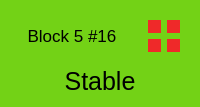
               <widget class="QWidget" name="cell_n16" native="true">
                <property name="styleSheet">
                 <string notr="true">background-color: rgb(115, 210, 22);
border-color: rgb(255, 255, 255);</string>
                </property>
                <layout class="QGridLayout" name="gridLayout_73">
                 <item row="0" column="0">
                  <widget class="QLabel" name="n16">
                   <property name="font">
                    <font>
                     <pointsize>13</pointsize>
                    </font>
                   </property>
                   <property name="text">
                    <string>Block 5 #16</string>
                   </property>
                   <property name="alignment">
                    <set>Qt::AlignCenter</set>
                   </property>
                  </widget>
                 </item>
                 <item row="0" column="1">
                  <widget class="QWidget" name="w16" native="true">
                   <property name="sizePolicy">
                    <sizepolicy hsizetype="Fixed" vsizetype="Fixed">
                     <horstretch>0</horstretch>
                     <verstretch>0</verstretch>
                    </sizepolicy>
                   </property>
                   <property name="minimumSize">
                    <size>
                     <width>50</width>
                     <height>50</height>
                    </size>
                   </property>
                   <property name="maximumSize">
                    <size>
                     <width>50</width>
                     <height>50</height>
                    </size>
                   </property>
                   <layout class="QGridLayout" name="gridLayout_74">
                    <item row="0" column="0">
                     <widget class="QWidget" name="n16_mainsys" native="true">
                      <property name="styleSheet">
                       <string notr="true">background-color: rgb(239, 41, 41);</string>
                      </property>
                     </widget>
                    </item>
                    <item row="0" column="1">
                     <widget class="QWidget" name="n16_mainradar" native="true">
                      <property name="styleSheet">
                       <string notr="true">background-color: rgb(239, 41, 41);</string>
                      </property>
                     </widget>
                    </item>
                    <item row="1" column="0">
                     <widget class="QWidget" name="n16_subsys" native="true">
                      <property name="styleSheet">
                       <string notr="true">background-color: rgb(239, 41, 41);</string>
                      </property>
                     </widget>
                    </item>
                    <item row="1" column="1">
                     <widget class="QWidget" name="n16_subradar" native="true">
                      <property name="styleSheet">
                       <string notr="true">background-color: rgb(239, 41, 41);</string>
                      </property>
                     </widget>
                    </item>
                   </layout>
                  </widget>
                 </item>
                 <item row="1" column="0" colspan="2">
                  <widget class="QLabel" name="n16_display">
                   <property name="font">
                    <font>
                     <pointsize>19</pointsize>
                    </font>
                   </property>
                   <property name="styleSheet">
                    <string notr="true">border-color: rgb(255, 255, 255);</string>
                   </property>
                   <property name="text">
                    <string>Stable</string>
                   </property>
                   <property name="alignment">
                    <set>Qt::AlignCenter</set>
                   </property>
                  </widget>
                 </item>
                </layout>
               </widget>
